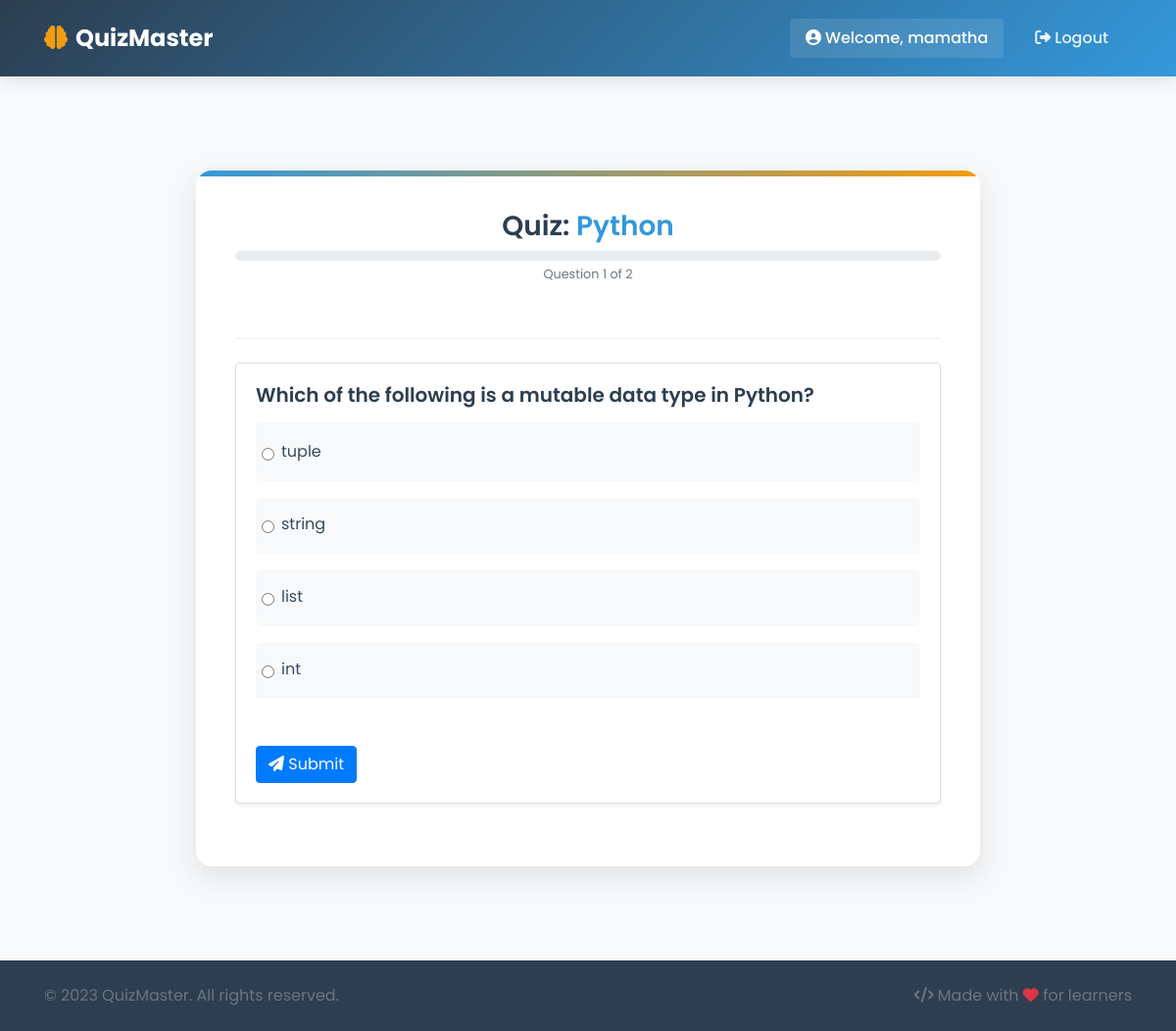
Screenshot of /subject/1/question/1/ (signed in) with the database file from the repository.
### quiz_app/models.py (models this page shows, shortened)
class Subject(models.Model):
    name = models.CharField(max_length=100)
    description = models.TextField(max_length=200,help_text="Description must be under 200 characters.")
    logo_image  = models.ImageField(upload_to='logos/', blank=True, null=True,help_text="Upload an image of size 350 × 180 px.",validators=[validate_image])
    class Meta:
        db_table = 'quiz_subject'

class Question(models.Model):
    TEXT = 'text'
    IMAGE = 'image'
    QUESTION_TYPES = [
        (TEXT, 'Text Question'),
        (IMAGE, 'Image Question'),
    ]
    subject = models.ForeignKey(Subject, on_delete=models.CASCADE)
    question_type = models.CharField(max_length=10, choices=QUESTION_TYPES, default=TEXT)
    text_content = models.TextField(blank=True, null=True)
    image_content = models.ImageField(upload_to='questions/', blank=True, null=True)
    hint = models.TextField(blank=True, null=True)
    class Meta:
        db_table = 'quiz_question'

class Option(models.Model):
    question = models.ForeignKey(Question, on_delete=models.CASCADE, related_name='options')
    text_content = models.TextField(blank=True, null=True)
    image_content = models.ImageField(upload_to='options/', blank=True, null=True)
    is_correct = models.BooleanField(default=False)
    class Meta:
        db_table = 'quiz_option'

### quiz_app/views.py (the view, shortened to what this page needs)
@login_required(login_url="login")
def question_detail(request, subject_id, question_id):
    subject = get_object_or_404(Subject, id=subject_id)
    question = get_object_or_404(Question, id=question_id, subject=subject)
    options = question.options.all()
    explanation = getattr(question, "explanation", None)
    next_question = Question.objects.filter(
        subject=subject, id__gt=question.id
    ).order_by("id").first()
    progress, _ = UserProgress.objects.get_or_create(
        user=request.user, subject=subject, question=question
    )
    feedback, show_hint_option = None, False
    highlight_correct, highlight_wrong = False, False
    wrong_option_ids, show_next = [], False
    context = {
        "subject": subject,
        "question": question,
        "options": options,
        "feedback": feedback,
        "show_hint_option": show_hint_option,
        "highlight_correct": highlight_correct,
        "highlight_wrong": highlight_wrong,
        "wrong_option_ids": wrong_option_ids,
        "show_next": show_next,
        "next_question": next_question,
        "current_question": question.id,
        "total_questions": subject.question_set.count(),
        "attempts": progress.attempts,
        "max_attempts": 2,
    }
    return render(request, "quiz.html", context)

### templates/quiz.html (shortened to what this page needs)
{% extends "base.html" %}
{% load static %}
{% block content %}
<div class="container my-5 quiz-container">
    <div class="quiz-header mb-4">
        <h3>Quiz: <span class="subject-name">{{ subject.name }}</span></h3>
        <div class="progress-container">
            <div class="progress">
            </div>
            <small class="text-muted d-block mt-1">
                Question {{ current_question }} of {{ total_questions }}
            </small>
        </div>
    </div>
    <div class="card shadow-sm mb-4">
        <div class="card-body">
            <h5 class="mb-3">{{ question.text_content }}</h5>
            <form method="POST" id="quizForm" novalidate>
                <div class="list-group options-container">
                    {% for option in options %}
                        <label class="list-group-item d-flex align-items-center option
                        ">
                            <input type="radio"
                                   name="answer"
                                   value="{{ option.id }}"
                                   class="form-check-input me-2"
                            >
                            {{ option.text_content }}
                        </label>
                    {% endfor %}
                </div>
                <div class="mt-4 d-flex justify-content-between">
                    {% if show_next and next_question %}
                        <a href="{% url 'question_detail' subject.id next_question.id %}" class="btn btn-success">
                            Next <i class="fas fa-arrow-right"></i>
                        </a>
                    {% elif show_next and not next_question %}
                        <a href="{% url 'results' subject.id %}" class="btn btn-success">
                            <i class="fas fa-flag-checkered"></i> Finish
                        </a>
                    {% else %}
                        <button type="submit" class="btn btn-primary">
                            <i class="fas fa-paper-plane"></i> Submit
                        </button>
                    {% endif %}
                </div>
            </form>
        </div>
    </div>
</div>
{% endblock %}

### templates/base.html (shortened to what this page needs)
{% load static %}
<!DOCTYPE html>
<html lang="en">
<head>
    <link rel="stylesheet" href="https://stackpath.bootstrapcdn.com/bootstrap/4.5.2/css/bootstrap.min.css">
    <link rel="stylesheet" href="https://cdnjs.cloudflare.com/ajax/libs/font-awesome/6.4.0/css/all.min.css">
    <link rel="stylesheet" href="{% static 'css/style.css' %}">
</head>
<body>
    <nav class="navbar navbar-expand-lg navbar-dark navbar-custom">
        <div class="container">
            <a class="navbar-brand" href="{% url 'subject_list' %}">
                <i class="fas fa-brain mr-2"></i>QuizMaster
            </a>
            <div class="collapse navbar-collapse" id="navbarNav">
                <ul class="navbar-nav ml-auto">
                    {% if user.is_authenticated %}
                        <li class="nav-item">
                            <span class="navbar-text user-welcome">
                                <i class="fas fa-user-circle mr-1"></i>Welcome, {{ user.username }}
                            </span>
                        </li>
                        <li class="nav-item">
                            <a class="nav-link" href="{% url 'admin:logout' %}">
                                <i class="fas fa-sign-out-alt mr-1"></i>Logout
                            </a>
                        </li>
                    {% else %}
                        <li class="nav-item">
                            <a class="nav-link" href="{% url 'admin:login' %}">
                                <i class="fas fa-sign-in-alt mr-1"></i>Login
                            </a>
                        </li>
                    {% endif %}
                </ul>
            </div>
        </div>
    </nav>
    <main class="main-content">
        <div class="container">
            {% block content %}{% endblock %}
        </div>
    </main>
    <footer class="footer">
        <div class="container">
            <div class="row">
                <div class="col-md-6">
                    <p class="text-muted">&copy; 2023 QuizMaster. All rights reserved.</p>
                </div>
                <div class="col-md-6 text-md-right">
                    <p class="text-muted">
                        <i class="fas fa-code mr-1"></i>Made with <i class="fas fa-heart text-danger"></i> for learners
                    </p>
                </div>
            </div>
        </div>
    </footer>
</body>
</html>

### static/css/style.css (style rules this page uses)
:root { --primary-color: #3498db; --secondary-color: #2c3e50; --success-color: #2ecc71; --warning-color: #f39c12; --danger-color: #e74c3c; --light-color: #ecf0f1; --dark-color: #34495e; --card-shadow: 0 10px 30px rgba(0, 0, 0, 0.1); --transition: all 0.3s ease; }
body { font-family: 'Poppins', sans-serif; background-color: #f8f9fa; color: var(--dark-color); min-height: 100vh; display: flex; flex-direction: column; }
h1, h2, h3, h4, h5, h6 { font-family: 'Poppins', sans-serif; font-weight: 600; color: var(--secondary-color); }
.navbar-custom { background: linear-gradient(135deg, var(--secondary-color) 0%, var(--primary-color) 100%); box-shadow: 0 4px 15px rgba(0, 0, 0, 0.1); padding: 1rem 0; }
.navbar-brand { font-weight: 700; font-size: 1.5rem; color: white !important; }
.navbar-brand i { color: var(--warning-color); }
.navbar-nav .nav-link { color: rgba(255, 255, 255, 0.9) !important; font-weight: 500; margin: 0 0.5rem; transition: var(--transition); border-radius: 4px; padding: 0.5rem 1rem !important; }
.user-welcome { color: white !important; font-weight: 500; padding: 0.5rem 1rem; background-color: rgba(255, 255, 255, 0.1); border-radius: 4px; margin-right: 0.5rem; }
.main-content { flex: 1; padding: 3rem 0; }
.footer { background-color: var(--secondary-color); color: white; padding: 1.5rem 0; margin-top: auto; }
.footer p { margin: 0; }
.quiz-container { max-width: 800px; margin: 0 auto; background: white; border-radius: 16px; box-shadow: var(--card-shadow); padding: 2.5rem; position: relative; overflow: hidden; }
.quiz-container:before { content: ''; position: absolute; top: 0; left: 0; width: 100%; height: 6px; background: linear-gradient(90deg, var(--primary-color), var(--warning-color)); }
.quiz-header { text-align: center; margin-bottom: 2rem; padding-bottom: 1.5rem; border-bottom: 1px solid #eee; }
.quiz-header .subject-name { color: var(--primary-color); font-weight: 600; }
.progress-container { margin-bottom: 2rem; }
.progress { height: 10px; border-radius: 5px; background-color: #e9ecef; }
.options-container { margin-bottom: 2rem; }
.option { background-color: #f8f9fa; border: 2px solid transparent; border-radius: 8px; padding: 1rem 1.5rem; margin-bottom: 1rem; cursor: pointer; transition: var(--transition); display: flex; align-items: center; }
.option input[type="radio"] { margin-right: 1rem; }

### templates/quiz.html (style rules this page uses)
.option { border-radius: 6px; cursor: pointer; transition: all .3s ease; }

### rows the page displays
Subject: name "Python"
Question: text_content "Which of the following is a mutable data type in Python?"
Option: text_content "tuple"
Option: text_content "string"
Option: text_content "list"
Option: text_content "int"

### other values shown
{{ user.username }} "mamatha"
{{ current_question }} "1"
{{ total_questions }} "2"
